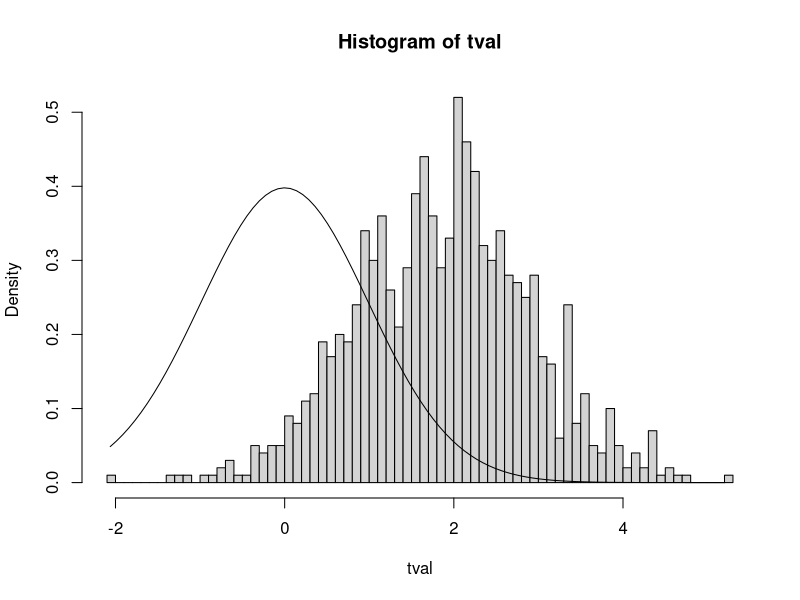

Write R code to recreate this figure.
# Test de moyenne - T test simulation (Monte Carlo)
# Objectif: Estimation de puissance 
# dans le cas: 2 échantillons appariés

# Clear environment
rm(list=ls())

#-----------------------------------------------------------------------
# Paramètres de la simulation
#-----------------------------------------------------------------------

# Taille des échantillons pilotes
npilote = 40


# Taille des tirages pour Monte-Carlo.
n = 50
# Number of runs for MC
runs = 1000


# Difference between the means
# no difference to test the alpha level (type I errors)
meand = 0 
# non null to test how often the existing effect is found (power)
meand = 0.04

# Standard deviation of samples
s1 = 0.1
s2 = 0.05

# correlation factor
cf = 0.8

# Erreur de 1ère espèce
alpha = 0.05


#---------------------------------------------------
#                     pilote 
#---------------------------------------------------



pilote_ttest_paired<-function(npilote, meand, s1, s2, cf)
{
  # On simule 2 échantillons "réels"
  # tels que: leur différence de moyenne est meand,
  # les standard error des echantillons sont s1 et s2,
  # et le facteur de corrélation est cf.
  congruent = rnorm(npilote,mean = 0,sd = s1)
  # Dans le cas apparié, on suppose que Y = a + bX + eps,
  # où eps est une normale centrée. On a donc:
  a = meand
  # puis var(Y) = b²var(X) + var(eps), et
  # cf = b/(s1s2)
  b = cf*(s1*s2)
  sd_eps = sqrt(s2^2-b^2*s1^2)  
  eps = rnorm(npilote,mean = 0,sd = sd_eps)
  incongruent = a + b*congruent + eps
  # On estime les paramètres du pilote
  mean1 = mean(congruent)
  mean2 = mean(incongruent)
  ecart_type_congruent = sd(congruent)
  ecart_type_incongruent = sd(incongruent)
  cf_estime = cor(congruent, incongruent)
  # On retourne l'approximation de l'étude pilote
  return (c(mean1, mean2, ecart_type_congruent, ecart_type_incongruent, cf_estime))
}





#---------------------------------------------------
# t-test simulations (Monte-Carlo)
#---------------------------------------------------

ttest_normal<-function(runs, n, pilote, alpha){
  
  # On récupère les paramètres du pilote
  mean1 = pilote[1]
  mean2 = pilote[2]
  s1 = pilote[3]
  s2 = pilote[4]
  cf = pilote[5]
  
  # Independent variable (predictor)
  x = c(
    rep(1,n)	# group 
  )
  x = factor(x)
  
  # Perform runs (with stochastic sampling)
  tval = numeric(runs) # to store resulting t statistics
  tval_hand = numeric(runs) # to store resulting t statistics (computed by hand)
  pval = numeric(runs) # to store resulting p-values
  
  sz = sqrt(s1^2+s2^2-(2*cf*s1*s2))
  
  for (r in 1:runs) {
    # Generate random independent samples with normal distributions
    # for the dependent variable (predicted)
    y = c(
      rnorm(n,mean=mean2-mean1,sd=sz)
    )
    
    # Run model : on stocke les t-statistics et p-values
    # du modèle généré par R.
    model = t.test(y)
    tval[r] = model$statistic
    pval[r] = model$p.value
    
    # Hand-made equivalent to compute the t statistic
    # (will produce the same value as model$statistic)
    # DV for group
    y1 = y[x==1]
    # Pooled standard deviation
    s12 = sd(y1)
    tval_hand[r] = mean(y1)/(s12/sqrt(n))
  }
  
  # Display the resulting statistics
  res = data.frame(
    t_statistic=tval,
    t_statistic_hand=tval_hand,
    p_value=pval
  )
  head(res,10)
  
  # Histograms for the observed t statistic on independent samples
  hist(tval,freq=FALSE,breaks=100)
  # Curve for the theoretical distribution for independent samples
  # (if mean = 0)
  s_range = seq(min(tval),max(tval),length.out=100)
  lines(s_range,dt(s_range,n+n-2))
  # if the histogram and curve match,
  # this means we cannot differentiate the results at chance level)
  
  # Directly exploit the pvalues generated by the model
  # to get the power of type I error rate (depending on meand value)
  # p5_model devrait tendre vers 0.05 si meand = 0
  # p5_model nous donne la puissance du test si meand != 0
  nb = sum(pval<alpha)
  # --> signifie que si meand = 0, on conclue à tort un effet à un ratio p5_model
  # si meand != 0, on affirme à raison un effet à un ratio p5_model
  p5_model = nb/runs
  
  # Compute the ratio of type I errors (should be <0.5)
  # equivalent to what precedes (to help you understand the computations)
  # (using the t statistic table/function)
  # p5_hand devrait etre égal à p5_model
  thr_low = qt(alpha/2,n+n-2,lower.tail=T)
  thr_upp = qt(alpha/2,n+n-2,lower.tail=F)
  nb = sum(tval<thr_low | tval>thr_upp)
  p5_hand = nb/runs
  
  # On calcule la puissance théorique (analytique) du t-test avec le package power:
  # NB: Dans le cas n1 = n2 = n, on devrait avoir p5_package = p5_model = p5_hand.
  p5_package = power.t.test(n=n, d = (mean2-mean1)/sz, sig.level = alpha, type = "paired", alternative = "two.sided")$power
  
  # Add these results to the global table
  results = data.frame(
    n=n,
    mean_diff=mean2-mean1,
    s1=s1,
    s2 = s2,
    runs=runs,
    p5_model=p5_model,
    p5_hand=p5_hand,
    p5_package=p5_package 
  )
  results
}
pilote = pilote_ttest_paired(npilote, meand, s1, s2, cf)
ttest_normal(runs, n, pilote, alpha)
# If meand=0, we expect the proportion of p-values<0.05 to be roughly at 0.05 (type I error rate)
# If meand!=0, we expect the proportion of p-values<0.05 to be the highest possible (power)
